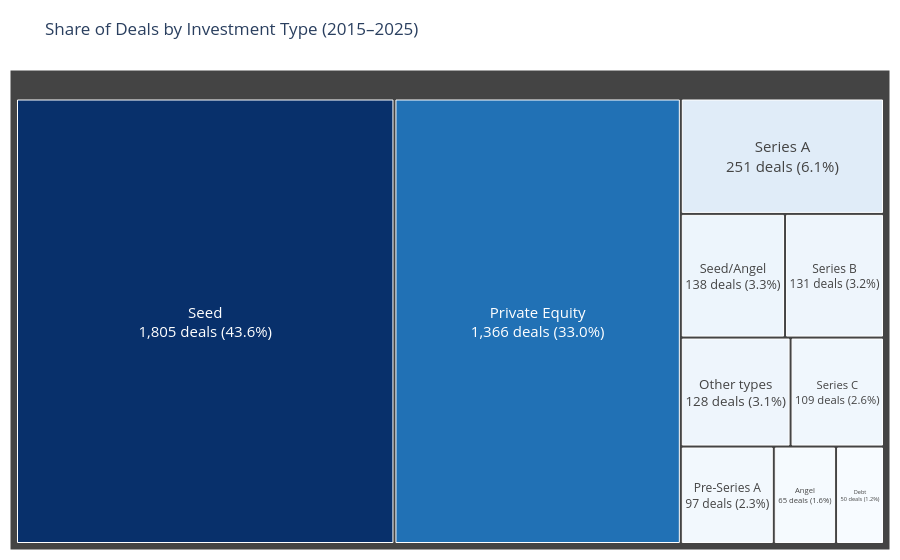

Here is the notebook cell this chart was saved with:
### Markdown cell above
## 17. Visualization 7 – Investment-Type Share of Total Deals (Plotly)

**Chart type:** treemap (rectangle area is proportional to the number of deals).
**Purpose:** show the overall composition of funding rounds across the whole 2015–2025 period.
**Design choices:**
- The treemap counts **all deals, including those with an undisclosed amount**, because the question is about deal composition and not about money.
- Only the **9 most common investment types** are named; the rest are grouped as *Other types*.
- The share of deals is printed in each rectangle.

### Code cell
d7 = df[~df["Stage"].isin(UNKNOWN)]
top_types = d7["Stage"].value_counts().nlargest(9).index
d7 = d7.assign(Type=np.where(d7["Stage"].isin(top_types), d7["Stage"], "Other types"))

tm = d7.groupby("Type").size().rename("Deals").reset_index().sort_values("Deals", ascending=False)
tm["Share_%"] = (tm["Deals"] / tm["Deals"].sum() * 100).round(1)
tm["Label"] = (tm["Type"] + "<br>" + tm["Deals"].map("{:,}".format) + " deals ("
               + tm["Share_%"].map("{:.1f}%".format) + ")")

fig = px.treemap(tm, path=["Label"], values="Deals", color="Deals",
                 color_continuous_scale="Blues", title="Share of Deals by Investment Type (2015–2025)",
                 height=560)
fig.update_traces(textfont_size=15, textposition="middle center")
fig.update_layout(coloraxis_showscale=False, margin=dict(t=70, l=10, r=10, b=10))
fig.show()

### Figure 1 — Plotly figure (JSON) as saved in the notebook; plotly's stock layout.template omitted (floating-point values rounded to 4 significant figures)
{"data": [{"branchvalues": "total", "customdata": [[1805.0], [1366.0], [251.0], [138.0], [131.0], [128.0], [109.0], [97.0], [65.0], [50.0]], "domain": {"x": [0, 1], "y": [0, 1]}, "hovertemplate": "labels=%{label}<br>Deals_sum=%{value}<br>parent=%{parent}<br>id=%{id}<br>Deals=%{color}<extra></extra>", "ids": ["Seed<br>1,805 deals (43.6%)", "Private Equity<br>1,366 deals (33.0%)", "Series A<br>251 deals (6.1%)", "Seed/Angel<br>138 deals (3.3%)", "Series B<br>131 deals (3.2%)", "Other types<br>128 deals (3.1%)", "Series C<br>109 deals (2.6%)", "Pre-Series A<br>97 deals (2.3%)", "Angel<br>65 deals (1.6%)", "Debt<br>50 deals (1.2%)"], "labels": ["Seed<br>1,805 deals (43.6%)", "Private Equity<br>1,366 deals (33.0%)", "Series A<br>251 deals (6.1%)", "Seed/Angel<br>138 deals (3.3%)", "Series B<br>131 deals (3.2%)", "Other types<br>128 deals (3.1%)", "Series C<br>109 deals (2.6%)", "Pre-Series A<br>97 deals (2.3%)", "Angel<br>65 deals (1.6%)", "Debt<br>50 deals (1.2%)"], "marker": {"coloraxis": "coloraxis", "colors": [1805.0, 1366.0, 251.0, 138.0, 131.0, 128.0, 109.0, 97.0, 65.0, 50.0]}, "name": "", "parents": ["", "", "", "", "", "", "", "", "", ""], "textfont": {"size": 15}, "textposition": "middle center", "type": "treemap", "values": [1805.0, 1366.0, 251.0, 138.0, 131.0, 128.0, 109.0, 97.0, 65.0, 50.0]}], "layout": {"coloraxis": {"autocolorscale": false, "colorbar": {"title": {"text": "Deals"}}, "colorscale": [[0, "rgb(247,251,255)"], [0.125, "rgb(222,235,247)"], [0.25, "rgb(198,219,239)"], [0.375, "rgb(158,202,225)"], [0.5, "rgb(107,174,214)"], [0.625, "rgb(66,146,198)"], [0.75, "rgb(33,113,181)"], [0.875, "rgb(8,81,156)"], [1, "rgb(8,48,107)"]], "showscale": false}, "height": 560, "legend": {"tracegroupgap": 0}, "margin": {"b": 10, "l": 10, "r": 10, "t": 70}, "title": {"text": "Share of Deals by Investment Type (2015–2025)"}}}
